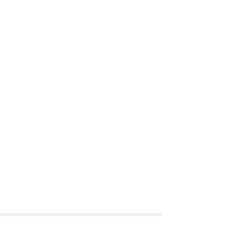
Frame 1 (no input)
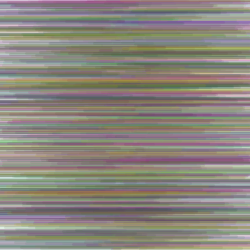
Frame 60 (the mouse pressed at the canvas centre just before this capture)
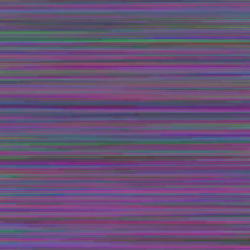
Frame 120 (the mouse held since frame 60 and released just before this capture)

The Processing sketch that drew these frames (run headless with seeded random() and noise(); from frame 60 on, the mouse is pressed at the canvas centre):

// Processing sketch: processing_17903
// ── processing_17903.pde

float positionX, positionY;
float count=0.5;

void setup() {
  background(255,255,255);
  size(250,250);
}

void draw() {
  stroke(color(random(200),random(200),random(200),30));
  strokeWeight(3);
  for(int i=0; i<count; i++) {
    positionX = random(250);
    positionY = random(250);

    line(positionX-100,positionY,positionX+100,positionY);
    
    
  }
  count++;
}
